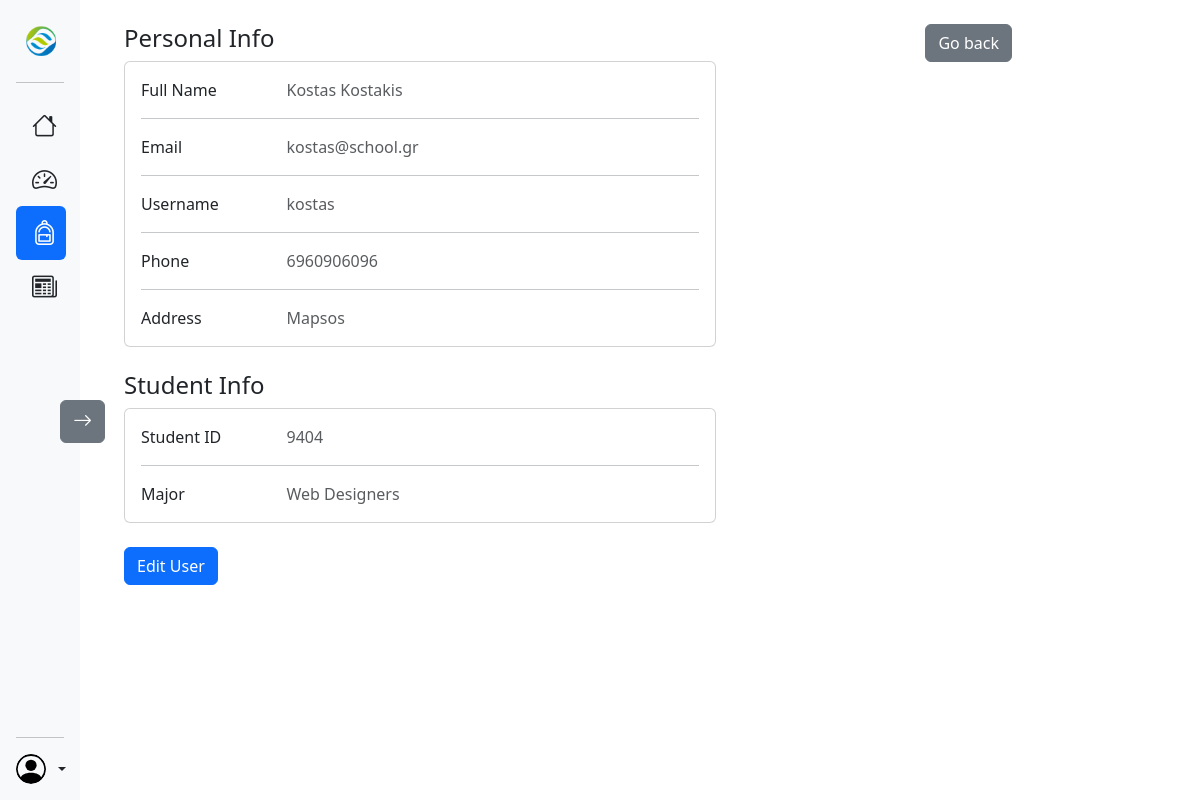
The app's page /manager/manageuser/4 with its own data.
### accounts/models.py (models this page shows, shortened)
class SchoolUser(AbstractUser):
  id = models.AutoField(primary_key=True)
  first_name = models.CharField(max_length=100)
  last_name = models.CharField(max_length=100)
  birthdate = models.DateField(blank=True, auto_now_add=False, null=True)
  role = models.CharField(max_length=20, choices={'Teacher':'Teacher', 'Student':'Student', 'Manager':'Manager'})
  phone_number = models.CharField(max_length=10)
  address = models.CharField(max_length=100, null=True)

class EnrolledStudent(models.Model):
  student_id = models.CharField(max_length=4, primary_key=True)
  user = models.OneToOneField(SchoolUser, on_delete=models.CASCADE)
  major = models.ForeignKey(Major, on_delete=models.CASCADE)

### dashboard/models.py (models this page shows)
class Major(models.Model):
  name = models.CharField(max_length=255)
  description = models.TextField()
  def __str__(self):
    return self.name

### accounts/views.py (the view)
# urls.py: path('manager/manageuser/<int:id>', views.UserDetails, name='User_Details'),
def UserDetails(request, id):
  user = get_object_or_404(SchoolUser, id=id)
  return render(request, 'manageusers/details.html', {'user':user})

### accounts/templates/manageusers/details.html (shortened to what this page needs)
{% extends 'managerDash.html' %}
{% load static %}
{% block content %}
<div class="container p-4 main-content">
  <button onclick="goBackAndRefresh();" class="btn btn-secondary float-end">Go back</button>
  <div class="col-lg-8">
    <h4>Personal Info</h4>
    <div class="card mb-4">
      <div class="card-body">
        <div class="row">
          <div class="col-sm-3">
            <p class="mb-0">Full Name</p>
          </div>
          <div class="col-sm-9">
            <p class="text-muted mb-0">{{user.first_name}} {{user.last_name}}</p>
          </div>
        </div>
        <hr>
        <div class="row">
          <div class="col-sm-3">
            <p class="mb-0">Email</p>
          </div>
          <div class="col-sm-9">
            <p class="text-muted mb-0">{{user.email}}</p>
          </div>
        </div>
        <hr>
        <div class="row">
          <div class="col-sm-3">
            <p class="mb-0">Username</p>
          </div>
          <div class="col-sm-9">
            <p class="text-muted mb-0">{{user.username}}</p>
          </div>
        </div>
        <hr>
        <div class="row">
          <div class="col-sm-3">
            <p class="mb-0">Phone</p>
          </div>
          <div class="col-sm-9">
            <p class="text-muted mb-0">{{user.phone_number}}</p>
          </div>
        </div>
        <hr>
        <div class="row">
          <div class="col-sm-3">
            <p class="mb-0">Address</p>
          </div>
          <div class="col-sm-9">
            <p class="text-muted mb-0">{{user.address}}</p>
          </div>
        </div>
      </div>
    </div>
</div>
{% if user.role == 'Student' %}
<div class="col-lg-8">
  <h4>Student Info</h4>
  <div class="card mb-4">
    <div class="card-body">
      <div class="row">
        <div class="col-sm-3">
          <p class="mb-0">Student ID</p>
        </div>
        <div class="col-sm-9">
          <p class="text-muted mb-0">{{user.enrolledstudent.student_id}}</p>
        </div>
      </div>
      <hr>
      <div class="row">
        <div class="col-sm-3">
          <p class="mb-0">Major</p>
        </div>
        <div class="col-sm-9">
          <p class="text-muted mb-0">{{user.enrolledstudent.major}}</p>
        </div>
      </div>
    </div>
  </div>
</div>
{% endif %}
<a href="{% url 'accounts:Edit_User' user.id %}" class="btn btn-primary">Edit User</a>
{% endblock %}

### dashboard/static/css/style.css (style rules this page uses)
.main-content { width:78%; margin-left: 290px; z-index:-1; }

### records on screen
SchoolUser: first_name "Kostas", last_name "Kostakis", email "kostas@school.gr", username "kostas", phone_number "6960906096", address "Mapsos", enrolledstudent.student_id "9404", enrolledstudent.major "Web Designers"
